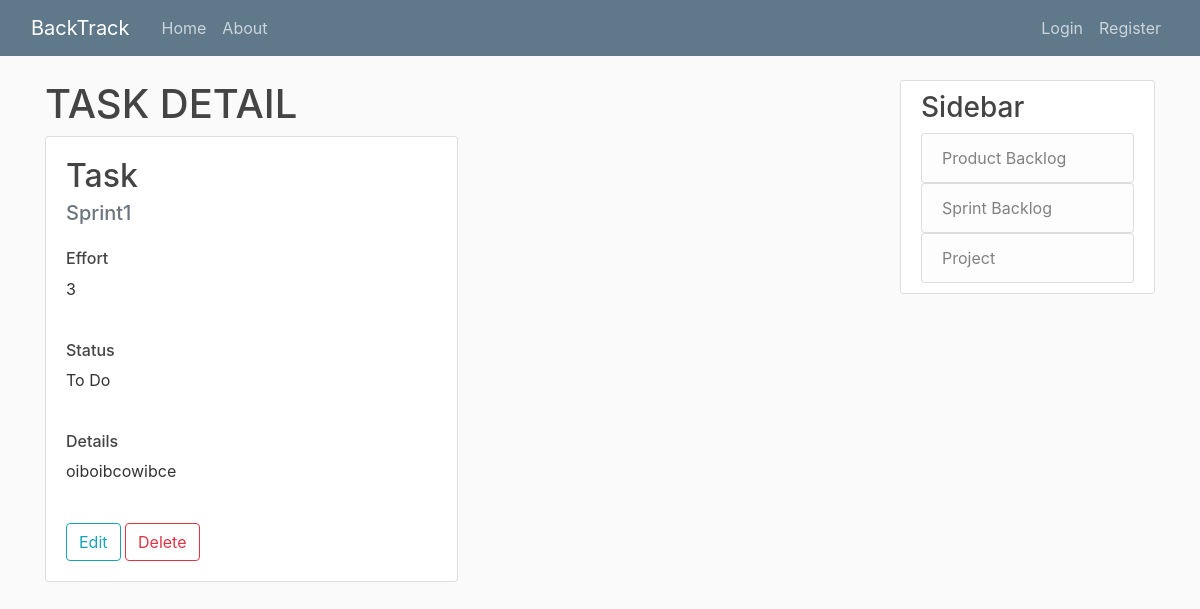
The page /project_1-sprint_21/task_detail/37 on the database its author committed.
### sprintBacklog/models.py (models this page shows, shortened)
class Task(models.Model):
	title = models.CharField(max_length=20, default="Task")
	status_choice = [
		('To Do', 'To Do'),
		('Doing', 'Doing'),
		('Done', 'Done'),
	]
	status = models.CharField(
		max_length = 5,
		choices = status_choice,
		default ='To Do',
	)
	effort = models.IntegerField("effort(hour)")
	details = models.TextField(null=True)
	sprint = models.ForeignKey(Sprint, on_delete=models.CASCADE, default=None)
	PBI = models.ForeignKey(PBI, on_delete=models.CASCADE, default=None)
	task_owner = models.ForeignKey(User, on_delete=models.SET_NULL, default=None, null=True, blank=True)

class Sprint(models.Model):
	title = models.CharField(max_length=20, default="Sprint")
	available_effort = models.IntegerField()
	start_date = models.DateField(blank=True, null=True, default=date.today())
	details = models.TextField(null=True)
	project = models.ForeignKey(Project, on_delete=models.CASCADE, blank=True, null=True, default=None)
	def __str__(self):
		return self.title

### sprintBacklog/views.py (the view)
# urls.py: path('<int:sprint>/task_detail/<int:pk>', TaskDetailView.as_view(), name='task-detail'),
class TaskDetailView(DetailView):
	model = Task
	template_name = 'sprintBacklog/taskdetail.html'
	context_object_name = 'task'
	def dispatch(self, request, *args, **kwargs):
		self.project = get_object_or_404(Project, slug=kwargs['project'])
		self.sprint = Sprint.objects.get(pk=kwargs['sprint'])
		return super().dispatch(request, *args, **kwargs)
	def get_context_data(self, **kwargs):
		context = super().get_context_data(**kwargs)
		context['sprint'] = self.sprint
		context['project'] = self.project
		return context

### templates/SprintBacklog/taskdetail.html
{% extends "base_narrow.html" %}
{% block content %}
	<h1>TASK DETAIL</h1>
	<div class="card w-50">
		<div class="card-body">
			<h2 class="card-title">{{ task.title }}</h2>
			<h5 class="card-subtitle text-muted">{{ task.sprint }}</h5>
			<br>
    		<h6>Effort</h6>
    		<p>{{ task.effort }}</p>
    		<br>
    		<h6>Status</h6>
    		<p>{{ task.status }}</p>
    		<br>
    		<h6>Details</h6>
    		<p style="text-align: justify;" >{{ task.details }}</p>
    		<br>
	    	<div class="toolbar">
	    		<a class= "btn btn-outline-info" href="{% url 'task-update' project.slug sprint.pk task.pk %}">Edit</a>
	    		<a class="btn btn-outline-danger" href="{% url 'task-delete' project.slug sprint.pk task.pk %}">Delete</a>
	    	</div>
    	</div>
	</div>
{% endblock content %}

### productBacklog/static/PBI/main.css (style rules this page uses)
body { background: #fafafa; color: #333333; margin-top: 5rem; }
h1, h2, h3, h4, h5, h6 { color: #444444; }

### rows shown on the page
Task: title "Task", sprint "Sprint1", effort "3", status "To Do", details "oiboibcowibce"
